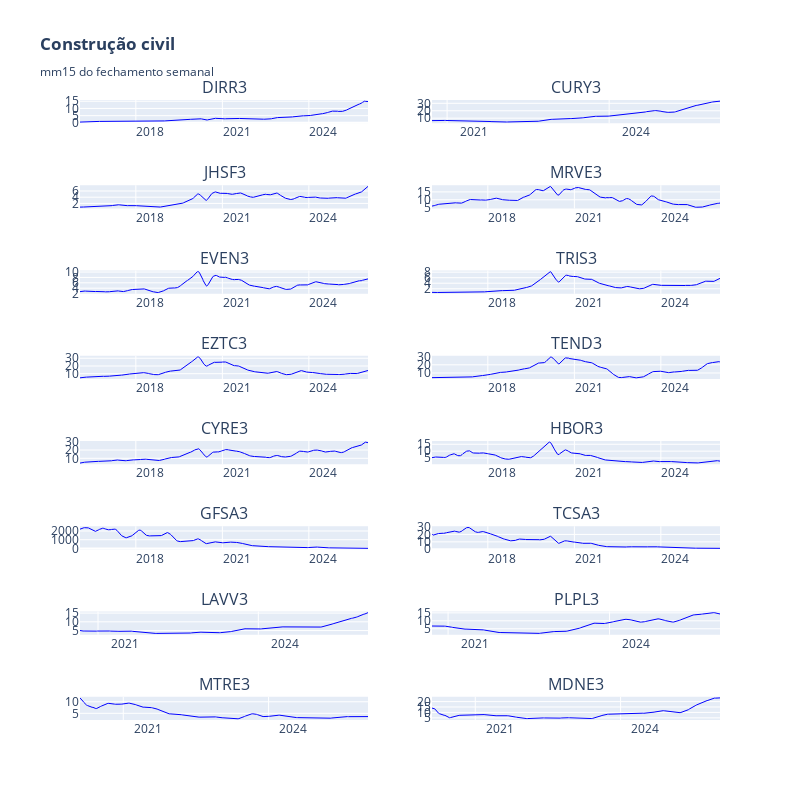

Source (notebook cell):
### Code cell
# grafico
height=800
width=800

mma = 15

fig = make_subplots(
    rows=math.ceil(len(tickers)/2), cols=2, shared_xaxes=False, 
    subplot_titles=[ticker.replace(".SA", "") for ticker in tickers],  # Remove ".SA"
    vertical_spacing=0.1
)

for i, ticker in enumerate(tickers):
    df = data_dict[ticker][('Close', ticker)]  # Reutiliza os dados já baixados
    avg = df.rolling(window=mma, min_periods=1).mean()
    
    row = (i // 2) + 1
    col = (i % 2) + 1

    # fig.add_trace(go.Candlestick(
    #     x=df.index, open=df.Open, high=df.High, low=df.Low, close=df.Close,
    #     name=ticker, showlegend=False), row=row, col=col)

    fig.add_trace(go.Scatter(
        x=df.index, y=avg, mode='lines',
        line=dict(color='blue', width=1),
        name="Média", showlegend=False), row=row, col=col)

fig.update_layout(title_text=f"<b>Construção civil</b><br><sub>mm{mma} do fechamento semanal</sub>",
                  height= height, width=width)
fig.update_xaxes(rangeslider_visible=False,
    tickformat="%Y",  # Mostrar apenas o ano
    dtick="M36",  # Intervalo de meses entre os ticks
    ticklabelmode="period"  # Coloca o rótulo no início do período)
)
fig.show()

### Figure 1 — Plotly figure (JSON) as saved in the notebook; plotly's stock layout.template omitted (floating-point values rounded to 4 significant figures; data arrays with more than 128 entries replaced by an {"elided": "..."} marker saying what was removed)
{"data": [{"line": {"color": "blue", "width": 1}, "mode": "lines", "name": "Média", "showlegend": false, "type": "scatter", "x": {"elided": "522 str values"}, "xaxis": "x", "y": {"elided": "522 float values"}, "yaxis": "y"}, {"line": {"color": "blue", "width": 1}, "mode": "lines", "name": "Média", "showlegend": false, "type": "scatter", "x": {"elided": "279 str values"}, "xaxis": "x2", "y": {"elided": "279 float values"}, "yaxis": "y2"}, {"line": {"color": "blue", "width": 1}, "mode": "lines", "name": "Média", "showlegend": false, "type": "scatter", "x": {"elided": "522 str values"}, "xaxis": "x3", "y": {"elided": "522 float values"}, "yaxis": "y3"}, {"line": {"color": "blue", "width": 1}, "mode": "lines", "name": "Média", "showlegend": false, "type": "scatter", "x": {"elided": "522 str values"}, "xaxis": "x4", "y": {"elided": "522 float values"}, "yaxis": "y4"}, {"line": {"color": "blue", "width": 1}, "mode": "lines", "name": "Média", "showlegend": false, "type": "scatter", "x": {"elided": "522 str values"}, "xaxis": "x5", "y": {"elided": "522 float values"}, "yaxis": "y5"}, {"line": {"color": "blue", "width": 1}, "mode": "lines", "name": "Média", "showlegend": false, "type": "scatter", "x": {"elided": "522 str values"}, "xaxis": "x6", "y": {"elided": "522 float values"}, "yaxis": "y6"}, {"line": {"color": "blue", "width": 1}, "mode": "lines", "name": "Média", "showlegend": false, "type": "scatter", "x": {"elided": "522 str values"}, "xaxis": "x7", "y": {"elided": "522 float values"}, "yaxis": "y7"}, {"line": {"color": "blue", "width": 1}, "mode": "lines", "name": "Média", "showlegend": false, "type": "scatter", "x": {"elided": "522 str values"}, "xaxis": "x8", "y": {"elided": "522 float values"}, "yaxis": "y8"}, {"line": {"color": "blue", "width": 1}, "mode": "lines", "name": "Média", "showlegend": false, "type": "scatter", "x": {"elided": "522 str values"}, "xaxis": "x9", "y": {"elided": "522 float values"}, "yaxis": "y9"}, {"line": {"color": "blue", "width": 1}, "mode": "lines", "name": "Média", "showlegend": false, "type": "scatter", "x": {"elided": "522 str values"}, "xaxis": "x10", "y": {"elided": "522 float values"}, "yaxis": "y10"}, {"line": {"color": "blue", "width": 1}, "mode": "lines", "name": "Média", "showlegend": false, "type": "scatter", "x": {"elided": "522 str values"}, "xaxis": "x11", "y": {"elided": "522 float values"}, "yaxis": "y11"}, {"line": {"color": "blue", "width": 1}, "mode": "lines", "name": "Média", "showlegend": false, "type": "scatter", "x": {"elided": "522 str values"}, "xaxis": "x12", "y": {"elided": "522 float values"}, "yaxis": "y12"}, {"line": {"color": "blue", "width": 1}, "mode": "lines", "name": "Média", "showlegend": false, "type": "scatter", "x": {"elided": "282 str values"}, "xaxis": "x13", "y": {"elided": "282 float values"}, "yaxis": "y13"}, {"line": {"color": "blue", "width": 1}, "mode": "lines", "name": "Média", "showlegend": false, "type": "scatter", "x": {"elided": "280 str values"}, "xaxis": "x14", "y": {"elided": "280 float values"}, "yaxis": "y14"}, {"line": {"color": "blue", "width": 1}, "mode": "lines", "name": "Média", "showlegend": false, "type": "scatter", "x": {"elided": "311 str values"}, "xaxis": "x15", "y": {"elided": "311 float values"}, "yaxis": "y15"}, {"line": {"color": "blue", "width": 1}, "mode": "lines", "name": "Média", "showlegend": false, "type": "scatter", "x": {"elided": "311 str values"}, "xaxis": "x16", "y": {"elided": "311 float values"}, "yaxis": "y16"}], "layout": {"annotations": [{"font": {"size": 16}, "showarrow": false, "text": "DIRR3", "x": 0.225, "xanchor": "center", "xref": "paper", "y": 1.0, "yanchor": "bottom", "yref": "paper"}, {"font": {"size": 16}, "showarrow": false, "text": "CURY3", "x": 0.775, "xanchor": "center", "xref": "paper", "y": 1.0, "yanchor": "bottom", "yref": "paper"}, {"font": {"size": 16}, "showarrow": false, "text": "JHSF3", "x": 0.225, "xanchor": "center", "xref": "paper", "y": 0.8625, "yanchor": "bottom", "yref": "paper"}, {"font": {"size": 16}, "showarrow": false, "text": "MRVE3", "x": 0.775, "xanchor": "center", "xref": "paper", "y": 0.8625, "yanchor": "bottom", "yref": "paper"}, {"font": {"size": 16}, "showarrow": false, "text": "EVEN3", "x": 0.225, "xanchor": "center", "xref": "paper", "y": 0.725, "yanchor": "bottom", "yref": "paper"}, {"font": {"size": 16}, "showarrow": false, "text": "TRIS3", "x": 0.775, "xanchor": "center", "xref": "paper", "y": 0.725, "yanchor": "bottom", "yref": "paper"}, {"font": {"size": 16}, "showarrow": false, "text": "EZTC3", "x": 0.225, "xanchor": "center", "xref": "paper", "y": 0.5875, "yanchor": "bottom", "yref": "paper"}, {"font": {"size": 16}, "showarrow": false, "text": "TEND3", "x": 0.775, "xanchor": "center", "xref": "paper", "y": 0.5875, "yanchor": "bottom", "yref": "paper"}, {"font": {"size": 16}, "showarrow": false, "text": "CYRE3", "x": 0.225, "xanchor": "center", "xref": "paper", "y": 0.45, "yanchor": "bottom", "yref": "paper"}, {"font": {"size": 16}, "showarrow": false, "text": "HBOR3", "x": 0.775, "xanchor": "center", "xref": "paper", "y": 0.45, "yanchor": "bottom", "yref": "paper"}, {"font": {"size": 16}, "showarrow": false, "text": "GFSA3", "x": 0.225, "xanchor": "center", "xref": "paper", "y": 0.3125, "yanchor": "bottom", "yref": "paper"}, {"font": {"size": 16}, "showarrow": false, "text": "TCSA3", "x": 0.775, "xanchor": "center", "xref": "paper", "y": 0.3125, "yanchor": "bottom", "yref": "paper"}, {"font": {"size": 16}, "showarrow": false, "text": "LAVV3", "x": 0.225, "xanchor": "center", "xref": "paper", "y": 0.175, "yanchor": "bottom", "yref": "paper"}, {"font": {"size": 16}, "showarrow": false, "text": "PLPL3", "x": 0.775, "xanchor": "center", "xref": "paper", "y": 0.175, "yanchor": "bottom", "yref": "paper"}, {"font": {"size": 16}, "showarrow": false, "text": "MTRE3", "x": 0.225, "xanchor": "center", "xref": "paper", "y": 0.0375, "yanchor": "bottom", "yref": "paper"}, {"font": {"size": 16}, "showarrow": false, "text": "MDNE3", "x": 0.775, "xanchor": "center", "xref": "paper", "y": 0.0375, "yanchor": "bottom", "yref": "paper"}], "height": 800, "title": {"text": "<b>Construção civil</b><br><sub>mm15 do fechamento semanal</sub>"}, "width": 800, "xaxis": {"anchor": "y", "domain": [0, 0.45], "dtick": "M36", "rangeslider": {"visible": false}, "tickformat": "%Y", "ticklabelmode": "period"}, "xaxis10": {"anchor": "y10", "domain": [0.55, 1], "dtick": "M36", "rangeslider": {"visible": false}, "tickformat": "%Y", "ticklabelmode": "period"}, "xaxis11": {"anchor": "y11", "domain": [0, 0.45], "dtick": "M36", "rangeslider": {"visible": false}, "tickformat": "%Y", "ticklabelmode": "period"}, "xaxis12": {"anchor": "y12", "domain": [0.55, 1], "dtick": "M36", "rangeslider": {"visible": false}, "tickformat": "%Y", "ticklabelmode": "period"}, "xaxis13": {"anchor": "y13", "domain": [0, 0.45], "dtick": "M36", "rangeslider": {"visible": false}, "tickformat": "%Y", "ticklabelmode": "period"}, "xaxis14": {"anchor": "y14", "domain": [0.55, 1], "dtick": "M36", "rangeslider": {"visible": false}, "tickformat": "%Y", "ticklabelmode": "period"}, "xaxis15": {"anchor": "y15", "domain": [0, 0.45], "dtick": "M36", "rangeslider": {"visible": false}, "tickformat": "%Y", "ticklabelmode": "period"}, "xaxis16": {"anchor": "y16", "domain": [0.55, 1], "dtick": "M36", "rangeslider": {"visible": false}, "tickformat": "%Y", "ticklabelmode": "period"}, "xaxis2": {"anchor": "y2", "domain": [0.55, 1], "dtick": "M36", "rangeslider": {"visible": false}, "tickformat": "%Y", "ticklabelmode": "period"}, "xaxis3": {"anchor": "y3", "domain": [0, 0.45], "dtick": "M36", "rangeslider": {"visible": false}, "tickformat": "%Y", "ticklabelmode": "period"}, "xaxis4": {"anchor": "y4", "domain": [0.55, 1], "dtick": "M36", "rangeslider": {"visible": false}, "tickformat": "%Y", "ticklabelmode": "period"}, "xaxis5": {"anchor": "y5", "domain": [0, 0.45], "dtick": "M36", "rangeslider": {"visible": false}, "tickformat": "%Y", "ticklabelmode": "period"}, "xaxis6": {"anchor": "y6", "domain": [0.55, 1], "dtick": "M36", "rangeslider": {"visible": false}, "tickformat": "%Y", "ticklabelmode": "period"}, "xaxis7": {"anchor": "y7", "domain": [0, 0.45], "dtick": "M36", "rangeslider": {"visible": false}, "tickformat": "%Y", "ticklabelmode": "period"}, "xaxis8": {"anchor": "y8", "domain": [0.55, 1], "dtick": "M36", "rangeslider": {"visible": false}, "tickformat": "%Y", "ticklabelmode": "period"}, "xaxis9": {"anchor": "y9", "domain": [0, 0.45], "dtick": "M36", "rangeslider": {"visible": false}, "tickformat": "%Y", "ticklabelmode": "period"}, "yaxis": {"anchor": "x", "domain": [0.9625, 1.0]}, "yaxis10": {"anchor": "x10", "domain": [0.4125, 0.45]}, "yaxis11": {"anchor": "x11", "domain": [0.275, 0.3125]}, "yaxis12": {"anchor": "x12", "domain": [0.275, 0.3125]}, "yaxis13": {"anchor": "x13", "domain": [0.1375, 0.175]}, "yaxis14": {"anchor": "x14", "domain": [0.1375, 0.175]}, "yaxis15": {"anchor": "x15", "domain": [0, 0.0375]}, "yaxis16": {"anchor": "x16", "domain": [0, 0.0375]}, "yaxis2": {"anchor": "x2", "domain": [0.9625, 1.0]}, "yaxis3": {"anchor": "x3", "domain": [0.825, 0.8625]}, "yaxis4": {"anchor": "x4", "domain": [0.825, 0.8625]}, "yaxis5": {"anchor": "x5", "domain": [0.6875, 0.725]}, "yaxis6": {"anchor": "x6", "domain": [0.6875, 0.725]}, "yaxis7": {"anchor": "x7", "domain": [0.55, 0.5875]}, "yaxis8": {"anchor": "x8", "domain": [0.55, 0.5875]}, "yaxis9": {"anchor": "x9", "domain": [0.4125, 0.45]}}}
